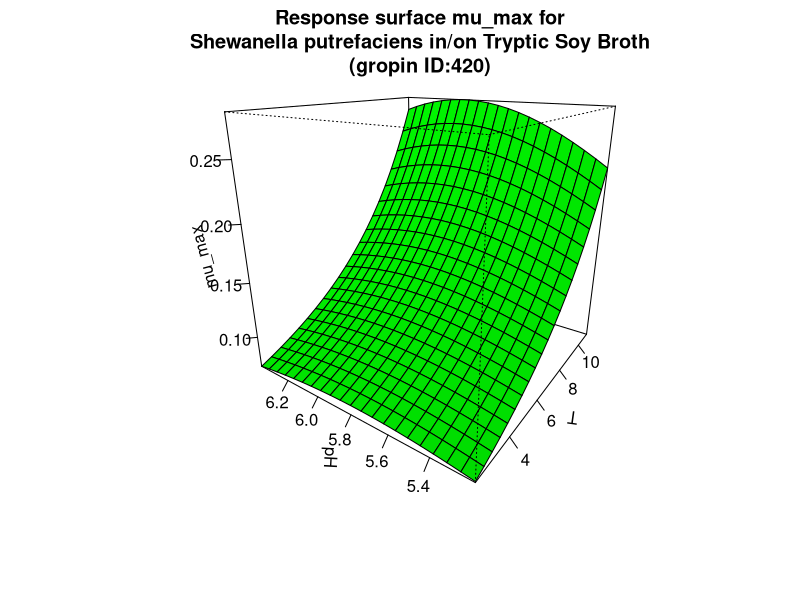

Generate this figure with R:
#############################
# start of Parameter script
#############################
T <- seq(2.002,10.989010989011,length.out=21)
pH <- seq(5.2052,6.39360639360639,length.out=21)
#############################
# end of Parameter script
#############################
############################# 
# start of Model script Gropin ID 420 
#############################
 
# constant coefficients for this model
 
variables <- data.frame(T,pH)
argumentsPar <- expand.grid(variables)
 
# heart of the model
response_surface <- function(T,pH) {
   mumax <-exp(-12.65+0.004234*(T^2)-0.3024*(pH^2)+0.01535*T*pH-0.004356*T+3.467*pH)

return(mumax=mumax)
} 

# output parameters
mumax <- cbind(argumentsPar,response_surface(argumentsPar['T'],argumentsPar['pH']))
colnames(mumax) <- c(colnames(argumentsPar),'mumax')
#############################
# End of Model script
#############################
############################# 
# start of Visualisation script Gropin ID 420 
#############################
persp(T,pH,matrix(unlist(mumax$mumax),nrow=21),col = 'green',xlab='T',ylab='pH',zlab='mu_max',main='Response surface mu_max for
Shewanella putrefaciens in/on Tryptic Soy Broth
(gropin ID:420)',theta=305,phi=20,shade=0.25,ticktype = 'detailed')
#############################
# End of Visualisation script
#############################
